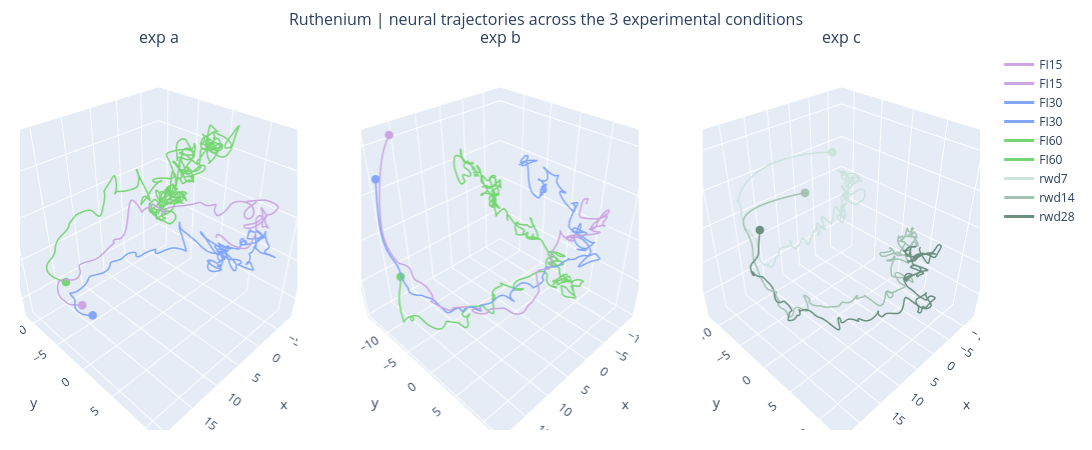

The notebook cell this image was saved under:
### Code cell
import plotly.graph_objects as go
from plotly.subplots import make_subplots

# 1. Create the figure layout
fig = make_subplots(rows=1, cols=3, subplot_titles=('exp a', 'exp b', 'exp c'),
                    specs=[[{'type': 'scene'}, {'type': 'scene'}, {'type': 'scene'}]])

# 2. Add traces to specific rows/cols
#fig.add_trace(
#    go.Scatter(x=[1, 2, 3], y=[4, 5, 6]),
#    row=1, col=1
#)

#fig.add_trace(
#    go.Bar(x=[1, 2, 3], y=[2, 3, 5]),
#    row=1, col=2
#)

for jj, FI in enumerate(FI_order):  
    window_start = 0 if jj == 0 else window_end
    window_end = window_start + FI*100

    ## exp a    
    PC_traces = PC_space_a[window_start:window_end]
    
    add_3d_line_w_start(fig, gaussian_filter1d(PC_traces, sigma=10, axis = 0),
                        color_FI_blocks[jj],f'FI{FI}', row = 1, col = 1)

    ## exp b
    PC_traces = PC_space_b[window_start:window_end]

    add_3d_line_w_start(fig, gaussian_filter1d(PC_traces, sigma=10, axis = 0),
                        color_FI_blocks[jj],f'FI{FI}', row = 1, col = 2)

## exp c
for jj, rwd in enumerate(rwd_order):  
    window_start = 0 if jj == 0 else window_end
    window_end = window_start + 30*100

    ## exp a    
    PC_traces = PC_space_c[window_start:window_end]
    
    add_3d_line_w_start(fig, gaussian_filter1d(PC_traces, sigma=10, axis = 0),
                        color_rwd_blocks[jj],f'rwd{rwd}', row = 1, col = 3)

figtitle = f"{animal} | neural trajectories across the 3 experimental conditions"

fig.update_layout(
    height=450,   # 400px for the plot + 50px for titles/margins
    width=1300,   # Roughly 400px per plot + some spacing
    margin=dict(t=50, b=20, l=20, r=20),
    showlegend=True,
    title=dict(
        text=figtitle,
        x=0.5,           # Centers the title (0 = left, 1 = right)
        xanchor='center',
        font=dict(size=16)
    )
)

fig.update_scenes(
    aspectmode='cube' 
)

fig.show()
fig.write_html(f'{PATH_SAVE_EPHYS_AGG_FIGS}/{figtitle.replace('|', '_')}.html')

### Figure 1 — Plotly figure (JSON) as saved in the notebook; plotly's stock layout.template omitted (floating-point values rounded to 4 significant figures; data arrays with more than 128 entries replaced by an {"elided": "..."} marker saying what was removed)
{"data": [{"line": {"color": "#cba6e3", "width": 3}, "mode": "lines", "name": "FI15", "scene": "scene", "type": "scatter3d", "x": {"elided": "1500 float values"}, "y": {"elided": "1500 float values"}, "z": {"elided": "1500 float values"}}, {"marker": {"color": "#cba6e3", "size": 5}, "mode": "markers", "name": "FI15 start", "scene": "scene", "showlegend": false, "type": "scatter3d", "x": [15.6], "y": [-5.492], "z": [-9.95]}, {"line": {"color": "#cba6e3", "width": 3}, "mode": "lines", "name": "FI15", "scene": "scene2", "type": "scatter3d", "x": {"elided": "1500 float values"}, "y": {"elided": "1500 float values"}, "z": {"elided": "1500 float values"}}, {"marker": {"color": "#cba6e3", "size": 5}, "mode": "markers", "name": "FI15 start", "scene": "scene2", "showlegend": false, "type": "scatter3d", "x": [11.73], "y": [-12.92], "z": [10.93]}, {"line": {"color": "#81a6fc", "width": 3}, "mode": "lines", "name": "FI30", "scene": "scene", "type": "scatter3d", "x": {"elided": "3000 float values"}, "y": {"elided": "3000 float values"}, "z": {"elided": "3000 float values"}}, {"marker": {"color": "#81a6fc", "size": 5}, "mode": "markers", "name": "FI30 start", "scene": "scene", "showlegend": false, "type": "scatter3d", "x": [14.05], "y": [-5.333], "z": [-12.2]}, {"line": {"color": "#81a6fc", "width": 3}, "mode": "lines", "name": "FI30", "scene": "scene2", "type": "scatter3d", "x": {"elided": "3000 float values"}, "y": {"elided": "3000 float values"}, "z": {"elided": "3000 float values"}}, {"marker": {"color": "#81a6fc", "size": 5}, "mode": "markers", "name": "FI30 start", "scene": "scene2", "showlegend": false, "type": "scatter3d", "x": [14.48], "y": [-14.02], "z": [6.547]}, {"line": {"color": "#77d674", "width": 3}, "mode": "lines", "name": "FI60", "scene": "scene", "type": "scatter3d", "x": {"elided": "6000 float values"}, "y": {"elided": "6000 float values"}, "z": {"elided": "6000 float values"}}, {"marker": {"color": "#77d674", "size": 5}, "mode": "markers", "name": "FI60 start", "scene": "scene", "showlegend": false, "type": "scatter3d", "x": [13.68], "y": [-10.96], "z": [-10.5]}, {"line": {"color": "#77d674", "width": 3}, "mode": "lines", "name": "FI60", "scene": "scene2", "type": "scatter3d", "x": {"elided": "6000 float values"}, "y": {"elided": "6000 float values"}, "z": {"elided": "6000 float values"}}, {"marker": {"color": "#77d674", "size": 5}, "mode": "markers", "name": "FI60 start", "scene": "scene2", "showlegend": false, "type": "scatter3d", "x": [15.86], "y": [-9.764], "z": [-3.523]}, {"line": {"color": "#CCE3DE", "width": 3}, "mode": "lines", "name": "rwd7", "scene": "scene3", "type": "scatter3d", "x": {"elided": "3000 float values"}, "y": {"elided": "3000 float values"}, "z": {"elided": "3000 float values"}}, {"marker": {"color": "#CCE3DE", "size": 5}, "mode": "markers", "name": "rwd7 start", "scene": "scene3", "showlegend": false, "type": "scatter3d", "x": [7.424], "y": [0.6505], "z": [16.56]}, {"line": {"color": "#A4C3B2", "width": 3}, "mode": "lines", "name": "rwd14", "scene": "scene3", "type": "scatter3d", "x": {"elided": "3000 float values"}, "y": {"elided": "3000 float values"}, "z": {"elided": "3000 float values"}}, {"marker": {"color": "#A4C3B2", "size": 5}, "mode": "markers", "name": "rwd14 start", "scene": "scene3", "showlegend": false, "type": "scatter3d", "x": [17.91], "y": [4.452], "z": [16.06]}, {"line": {"color": "#6B9080", "width": 3}, "mode": "lines", "name": "rwd28", "scene": "scene3", "type": "scatter3d", "x": {"elided": "3000 float values"}, "y": {"elided": "3000 float values"}, "z": {"elided": "3000 float values"}}, {"marker": {"color": "#6B9080", "size": 5}, "mode": "markers", "name": "rwd28 start", "scene": "scene3", "showlegend": false, "type": "scatter3d", "x": [21.1], "y": [-0.3361], "z": [10.56]}], "layout": {"annotations": [{"font": {"size": 16}, "showarrow": false, "text": "exp a", "x": 0.1444, "xanchor": "center", "xref": "paper", "y": 1, "yanchor": "bottom", "yref": "paper"}, {"font": {"size": 16}, "showarrow": false, "text": "exp b", "x": 0.5, "xanchor": "center", "xref": "paper", "y": 1, "yanchor": "bottom", "yref": "paper"}, {"font": {"size": 16}, "showarrow": false, "text": "exp c", "x": 0.8556, "xanchor": "center", "xref": "paper", "y": 1, "yanchor": "bottom", "yref": "paper"}], "height": 450, "margin": {"b": 20, "l": 20, "r": 20, "t": 50}, "scene": {"aspectmode": "cube", "domain": {"x": [0, 0.2889], "y": [0, 1]}}, "scene2": {"aspectmode": "cube", "domain": {"x": [0.3556, 0.6444], "y": [0, 1]}}, "scene3": {"aspectmode": "cube", "domain": {"x": [0.7111, 1], "y": [0, 1]}}, "showlegend": true, "title": {"font": {"size": 16}, "text": "Ruthenium | neural trajectories across the 3 experimental conditions", "x": 0.5, "xanchor": "center"}, "width": 1300}}
